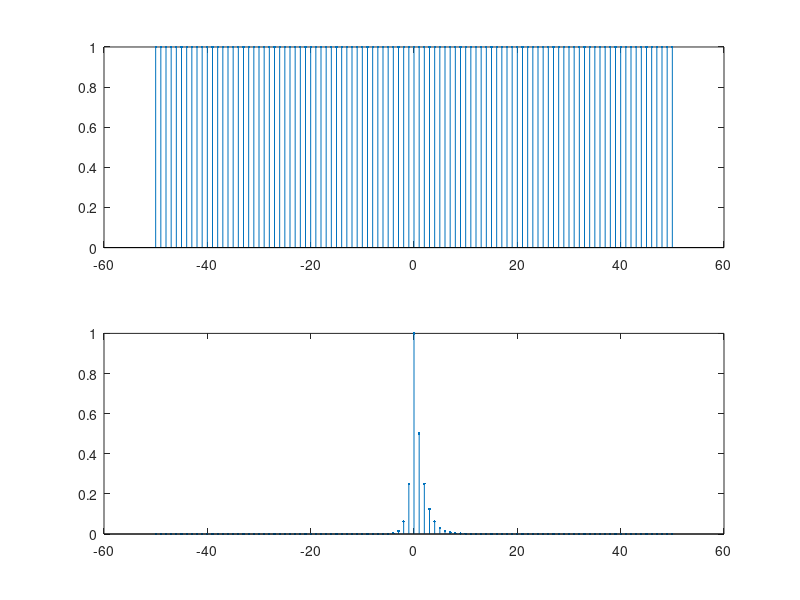

This chart was generated by the following MATLAB code: (Note: this script raises an error after producing the figure.)
close all
clear
clc

n=-50:50

x = ones(size(n));
h = zeros(size(n));
for i=1:length(n)
    if n(i)>=0
        h(i)=(1/2)^n(i);
    else
        h(i)=4^n(i);
    end
end

figure
subplot(2,1,1)
stem(n,x,'.')

subplot(2,1,2)
stem(n,h,'.')

[no yo] = konvolusi(x,h,n);
figure
stem(no,yo,'.')
xlim([-20 20])

